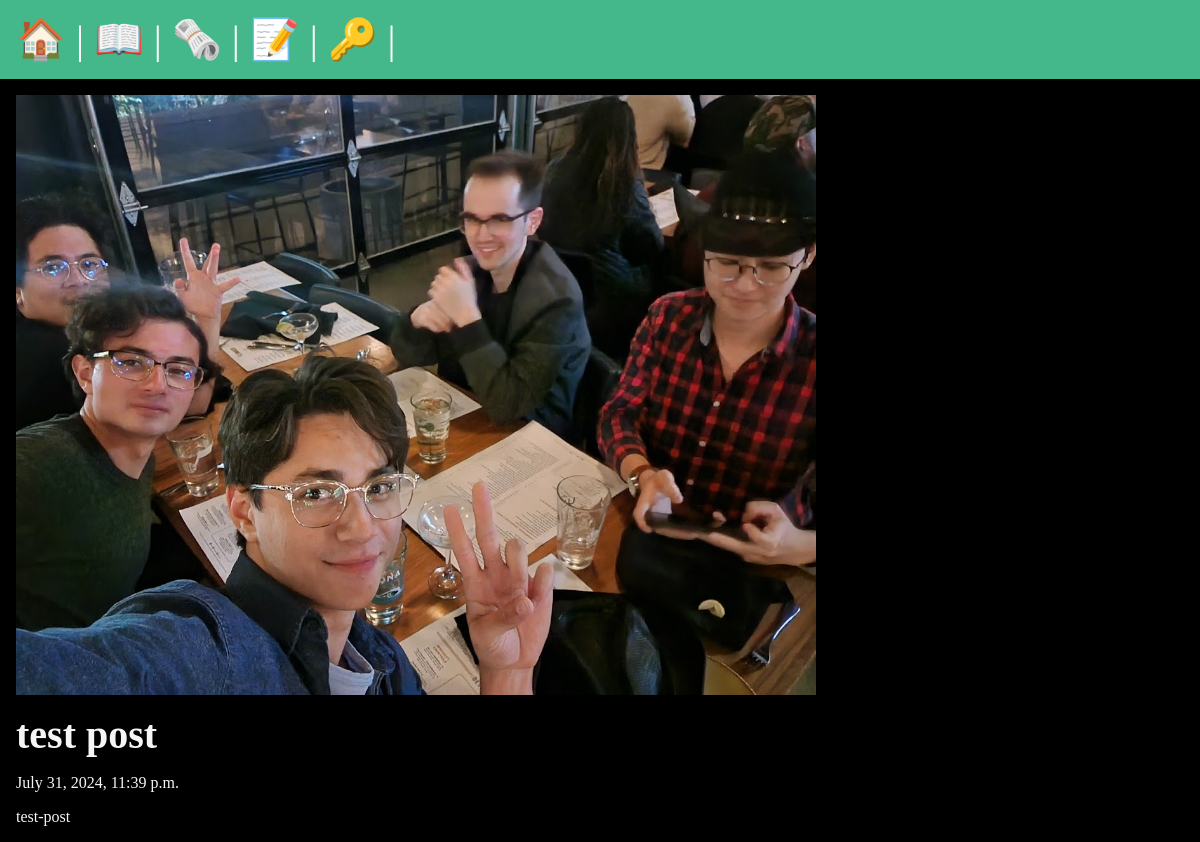
Screenshot of /posts/test-post with the database file from the repository.
### posts/models.py (models this page shows, shortened)
class Post(models.Model):
    title = models.CharField(max_length=75)
    body = models.TextField()
    slug = models.SlugField()
    date = models.DateTimeField(auto_now_add=True)
    banner = models.ImageField(default='cringe.jpg',blank=True)
    author = models.ForeignKey(User, on_delete=models.CASCADE, default=None)

### posts/views.py (the view)
# urls.py: path('<slug:slug>', views.post_page, name="page")
def post_page(request, slug):
    post = Post.objects.get(slug=slug)
    return render(request, 'posts/post_page.html', {'post': post})

### posts/templates/posts/post_page.html (shortened to what this page needs)
{% extends 'layout.html' %}
{% block content %}
    <section>
        <img
        class="banner"
        src="{{ post.banner.url }}"
        alt="{{ post.title }}"
        />
        <h1>{{ post.title }}</h1>
        <p> {{ post.date }} </p>
        <p> {{ post.body }} </p>
    </section>
{% endblock %}

### static/css/style.css (style rules this page uses)
* { margin: 0; padding: 0; box-sizing: border-box; }
body { min-height: 100vh; background-color: black; color: whitesmoke; font-size: 3rem; }
section { display: flex; flex-flow: column; gap: 1rem; }
h1, h2 { font-size: 2.5rem; }
p { font-size: 1rem; }
.banner { display: block; width: 100%; max-width: 800px; }

### rows the page displays
Post: banner (picture), title "test post", date "July 31, 2024, 11:39 p.m.", body "test-post"
